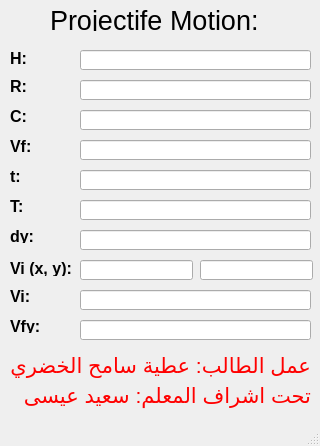
<?xml version="1.0" encoding="UTF-8"?>
<ui version="4.0">
 <class>MainWindow</class>
 <widget class="QMainWindow" name="MainWindow">
  <property name="geometry">
   <rect>
    <x>0</x>
    <y>0</y>
    <width>320</width>
    <height>446</height>
   </rect>
  </property>
  <property name="font">
   <font>
    <pointsize>8</pointsize>
   </font>
  </property>
  <property name="windowTitle">
   <string>MainWindow</string>
  </property>
  <widget class="QWidget" name="centralwidget">
   <widget class="QLineEdit" name="lineEdit">
    <property name="geometry">
     <rect>
      <x>80</x>
      <y>50</y>
      <width>231</width>
      <height>20</height>
     </rect>
    </property>
    <property name="font">
     <font>
      <pointsize>12</pointsize>
     </font>
    </property>
    <property name="text">
     <string/>
    </property>
   </widget>
   <widget class="QLineEdit" name="lineEdit_2">
    <property name="geometry">
     <rect>
      <x>80</x>
      <y>80</y>
      <width>231</width>
      <height>20</height>
     </rect>
    </property>
    <property name="font">
     <font>
      <pointsize>12</pointsize>
     </font>
    </property>
   </widget>
   <widget class="QLineEdit" name="lineEdit_3">
    <property name="geometry">
     <rect>
      <x>80</x>
      <y>110</y>
      <width>231</width>
      <height>20</height>
     </rect>
    </property>
    <property name="font">
     <font>
      <pointsize>12</pointsize>
     </font>
    </property>
   </widget>
   <widget class="QLineEdit" name="lineEdit_4">
    <property name="geometry">
     <rect>
      <x>80</x>
      <y>140</y>
      <width>231</width>
      <height>20</height>
     </rect>
    </property>
    <property name="font">
     <font>
      <pointsize>12</pointsize>
     </font>
    </property>
   </widget>
   <widget class="QLineEdit" name="lineEdit_5">
    <property name="geometry">
     <rect>
      <x>80</x>
      <y>170</y>
      <width>231</width>
      <height>20</height>
     </rect>
    </property>
    <property name="font">
     <font>
      <pointsize>12</pointsize>
     </font>
    </property>
   </widget>
   <widget class="QLineEdit" name="lineEdit_6">
    <property name="geometry">
     <rect>
      <x>80</x>
      <y>200</y>
      <width>231</width>
      <height>20</height>
     </rect>
    </property>
    <property name="font">
     <font>
      <pointsize>12</pointsize>
      <weight>50</weight>
      <bold>false</bold>
     </font>
    </property>
   </widget>
   <widget class="QLineEdit" name="lineEdit_7">
    <property name="geometry">
     <rect>
      <x>80</x>
      <y>230</y>
      <width>231</width>
      <height>20</height>
     </rect>
    </property>
    <property name="font">
     <font>
      <pointsize>12</pointsize>
     </font>
    </property>
   </widget>
   <widget class="QLineEdit" name="lineEdit_8">
    <property name="geometry">
     <rect>
      <x>80</x>
      <y>260</y>
      <width>113</width>
      <height>20</height>
     </rect>
    </property>
    <property name="font">
     <font>
      <pointsize>12</pointsize>
     </font>
    </property>
   </widget>
   <widget class="QLineEdit" name="lineEdit_9">
    <property name="geometry">
     <rect>
      <x>200</x>
      <y>260</y>
      <width>113</width>
      <height>20</height>
     </rect>
    </property>
    <property name="font">
     <font>
      <pointsize>12</pointsize>
     </font>
    </property>
   </widget>
   <widget class="QLineEdit" name="lineEdit_10">
    <property name="geometry">
     <rect>
      <x>80</x>
      <y>290</y>
      <width>231</width>
      <height>20</height>
     </rect>
    </property>
    <property name="font">
     <font>
      <pointsize>12</pointsize>
     </font>
    </property>
   </widget>
   <widget class="QLabel" name="label">
    <property name="geometry">
     <rect>
      <x>10</x>
      <y>50</y>
      <width>51</width>
      <height>16</height>
     </rect>
    </property>
    <property name="font">
     <font>
      <pointsize>12</pointsize>
      <weight>75</weight>
      <bold>true</bold>
     </font>
    </property>
    <property name="text">
     <string>H:</string>
    </property>
   </widget>
   <widget class="QLabel" name="label_2">
    <property name="geometry">
     <rect>
      <x>10</x>
      <y>80</y>
      <width>47</width>
      <height>13</height>
     </rect>
    </property>
    <property name="font">
     <font>
      <pointsize>12</pointsize>
      <weight>75</weight>
      <bold>true</bold>
     </font>
    </property>
    <property name="text">
     <string>R:</string>
    </property>
   </widget>
   <widget class="QLabel" name="label_3">
    <property name="geometry">
     <rect>
      <x>10</x>
      <y>110</y>
      <width>47</width>
      <height>13</height>
     </rect>
    </property>
    <property name="font">
     <font>
      <pointsize>12</pointsize>
      <weight>75</weight>
      <bold>true</bold>
     </font>
    </property>
    <property name="text">
     <string>C:</string>
    </property>
   </widget>
   <widget class="QLabel" name="label_4">
    <property name="geometry">
     <rect>
      <x>10</x>
      <y>140</y>
      <width>47</width>
      <height>13</height>
     </rect>
    </property>
    <property name="font">
     <font>
      <pointsize>12</pointsize>
      <weight>75</weight>
      <bold>true</bold>
     </font>
    </property>
    <property name="text">
     <string>Vf:</string>
    </property>
   </widget>
   <widget class="QLabel" name="label_5">
    <property name="geometry">
     <rect>
      <x>10</x>
      <y>170</y>
      <width>47</width>
      <height>13</height>
     </rect>
    </property>
    <property name="font">
     <font>
      <pointsize>12</pointsize>
      <weight>75</weight>
      <bold>true</bold>
     </font>
    </property>
    <property name="text">
     <string>t:</string>
    </property>
   </widget>
   <widget class="QLabel" name="label_6">
    <property name="geometry">
     <rect>
      <x>10</x>
      <y>200</y>
      <width>47</width>
      <height>13</height>
     </rect>
    </property>
    <property name="font">
     <font>
      <pointsize>12</pointsize>
      <weight>75</weight>
      <bold>true</bold>
     </font>
    </property>
    <property name="text">
     <string>T:</string>
    </property>
   </widget>
   <widget class="QLabel" name="label_7">
    <property name="geometry">
     <rect>
      <x>10</x>
      <y>230</y>
      <width>47</width>
      <height>13</height>
     </rect>
    </property>
    <property name="font">
     <font>
      <pointsize>12</pointsize>
      <weight>75</weight>
      <bold>true</bold>
     </font>
    </property>
    <property name="text">
     <string>dy:</string>
    </property>
   </widget>
   <widget class="QLabel" name="label_8">
    <property name="geometry">
     <rect>
      <x>10</x>
      <y>260</y>
      <width>71</width>
      <height>16</height>
     </rect>
    </property>
    <property name="font">
     <font>
      <pointsize>12</pointsize>
      <weight>75</weight>
      <bold>true</bold>
     </font>
    </property>
    <property name="text">
     <string>Vi (x, y):</string>
    </property>
   </widget>
   <widget class="QLabel" name="label_9">
    <property name="geometry">
     <rect>
      <x>10</x>
      <y>290</y>
      <width>47</width>
      <height>13</height>
     </rect>
    </property>
    <property name="font">
     <font>
      <pointsize>12</pointsize>
      <weight>75</weight>
      <bold>true</bold>
     </font>
    </property>
    <property name="text">
     <string>Vi:</string>
    </property>
   </widget>
   <widget class="QLabel" name="label_10">
    <property name="geometry">
     <rect>
      <x>50</x>
      <y>10</y>
      <width>211</width>
      <height>21</height>
     </rect>
    </property>
    <property name="font">
     <font>
      <pointsize>20</pointsize>
     </font>
    </property>
    <property name="text">
     <string>Projectife Motion:</string>
    </property>
   </widget>
   <widget class="QLineEdit" name="lineEdit_11">
    <property name="geometry">
     <rect>
      <x>80</x>
      <y>320</y>
      <width>231</width>
      <height>20</height>
     </rect>
    </property>
    <property name="font">
     <font>
      <pointsize>12</pointsize>
     </font>
    </property>
   </widget>
   <widget class="QLabel" name="label_11">
    <property name="geometry">
     <rect>
      <x>10</x>
      <y>320</y>
      <width>47</width>
      <height>13</height>
     </rect>
    </property>
    <property name="font">
     <font>
      <pointsize>12</pointsize>
      <weight>75</weight>
      <bold>true</bold>
     </font>
    </property>
    <property name="text">
     <string>Vfy:</string>
    </property>
   </widget>
   <widget class="QLabel" name="label_12">
    <property name="geometry">
     <rect>
      <x>10</x>
      <y>350</y>
      <width>301</width>
      <height>31</height>
     </rect>
    </property>
    <property name="font">
     <font>
      <pointsize>16</pointsize>
      <weight>50</weight>
      <bold>false</bold>
     </font>
    </property>
    <property name="styleSheet">
     <string notr="true">color:red</string>
    </property>
    <property name="text">
     <string>عمل الطالب: عطية سامح الخضري</string>
    </property>
   </widget>
   <widget class="QLabel" name="label_13">
    <property name="geometry">
     <rect>
      <x>10</x>
      <y>380</y>
      <width>301</width>
      <height>31</height>
     </rect>
    </property>
    <property name="font">
     <font>
      <pointsize>16</pointsize>
     </font>
    </property>
    <property name="styleSheet">
     <string notr="true">color:red;</string>
    </property>
    <property name="text">
     <string>تحت اشراف المعلم: سعيد عيسى</string>
    </property>
   </widget>
  </widget>
  <widget class="QMenuBar" name="menubar">
   <property name="geometry">
    <rect>
     <x>0</x>
     <y>0</y>
     <width>320</width>
     <height>19</height>
    </rect>
   </property>
  </widget>
  <widget class="QStatusBar" name="statusbar"/>
 </widget>
 <resources/>
 <connections/>
</ui>
